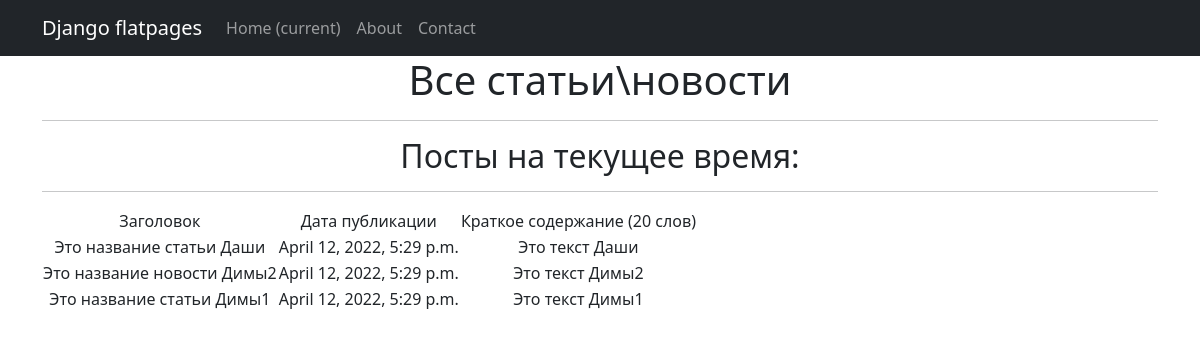
The page /news/ on the database as committed earlier.
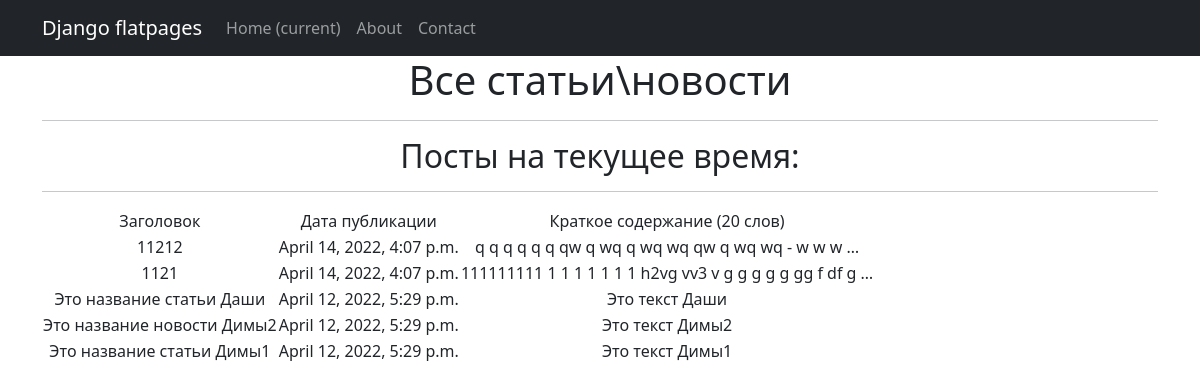
The same page on the database as committed later.
### news/models.py (models this page shows, shortened)
class Post(models.Model):
    article = 'a'
    news = 'n'
    POST_TYPE = [
        (article, "Статья"),
        (news, "Новость")
    ]
    author = models.ForeignKey(Author, on_delete=models.CASCADE)
    post_type = models.CharField(max_length=1, choices=POST_TYPE, default=article)
    created = models.DateTimeField(auto_now_add=True)
    cats = models.ManyToManyField(Category, through='PostCategory')
    title = models.CharField(max_length=256)
    text = models.TextField()
    rating = models.IntegerField(default=0)

### news/views.py (the view)
# urls.py: path('', NewsView.as_view(), name='news'),
class NewsView(ListView):
    model = Post
    template_name = 'news/news.html'
    context_object_name = 'news'
    queryset = Post.objects.order_by('-id')
    paginate_by = 10

### news/templatetags/custom_filters.py (called while the page is built)
@register.filter (name = 'Censor')
def Censor (value):
    cens = ('qwerty', 'solomid')
    text = set(value.split())
    for x in text:
        for y in cens:
            if x == y:
                return value.replace(x, '-',3)
    return value

### templates/news/news.html (shortened to what this page needs)
{% extends 'flatpages/default.html' %}
{% load custom_filters %}
{% block content %}
    <h1>Все статьи\новости</h1>
    <hr>
    <h2>Посты на текущее время: {{ time_now|date:'d M Y' }} </h2>
    <hr>
    {% if news %}
        <table>
            <tr>
                <td>
                    Заголовок
                </td>
                <td>
                    Дата публикации
                </td>
                <td>
                    Краткое содержание (20 слов)
                </td>
            </tr>
        {% for new in news %}
            <tr>
                <td>
                    {{new.title|Censor}}
                </td>
                <td>
                    {{new.created}}
                </td>
                <td>
                    {{new.text|truncatewords:20|Censor}}
                </td>
            </tr>
        {% endfor %}
        </table>
    {% else %} Постов нет!</h2>
    {% endif %}
{% endblock content %}

### templates/flatpages/default.html (shortened to what this page needs)
<!DOCTYPE html>
<html lang="en">
    <head>
        {% load static %}
        <link href="{% static 'css/styles.css' %}" rel="stylesheet" />
    </head>
    <body>
<nav class="navbar navbar-expand-lg navbar-dark bg-dark static-top">
   <div class="container">
       <a class="navbar-brand" href="#">Django flatpages</a>
       <div class="collapse navbar-collapse" id="navbarResponsive">
           <ul class="navbar-nav ml-auto">
               <li class="nav-item active">
                   <a class="nav-link" href="#">Home
                       <span class="sr-only">(current)</span>
                   </a>
               </li>
               <li class="nav-item">
                   <a class="nav-link" href="/about/">About</a>
               </li>
               <li class="nav-item">
                   <a class="nav-link" href="/contacts/">Contact</a>
               </li>
           </ul>
       </div>
   </div>
</nav>
<div class="container">
   <div class="row">
       <div class="col-lg-12 text-center">
           {% block content %}{% endblock content %}
       </div>
   </div>
</div>
    </body>
</html>

Rows that differ between the two databases and show on the page:
added Post: title|Censor "11212", created "April 14, 2022, 4:07 p.m.", text|Censor "q q q q q q qw q wq q wq wq qw q wq wq - w w w …"
added Post: title|Censor "1121", created "April 14, 2022, 4:07 p.m.", text|Censor "111111111 1 1 1 1 1 1 1 h2vg vv3 v g g g g g gg f df g …"
